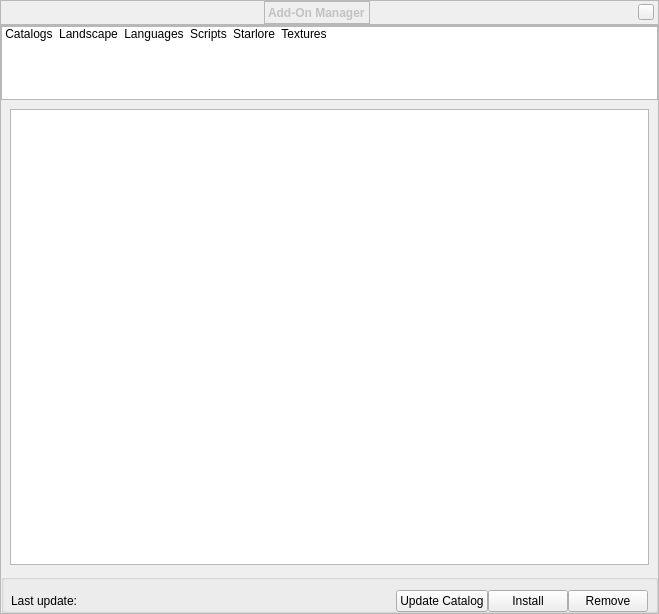
<?xml version="1.0" encoding="UTF-8"?>
<ui version="4.0">
 <class>addonDialogForm</class>
 <widget class="QWidget" name="addonDialogForm">
  <property name="geometry">
   <rect>
    <x>0</x>
    <y>0</y>
    <width>659</width>
    <height>614</height>
   </rect>
  </property>
  <property name="sizePolicy">
   <sizepolicy hsizetype="Expanding" vsizetype="Expanding">
    <horstretch>0</horstretch>
    <verstretch>0</verstretch>
   </sizepolicy>
  </property>
  <property name="font">
   <font/>
  </property>
  <property name="autoFillBackground">
   <bool>false</bool>
  </property>
  <property name="styleSheet">
   <string notr="true"/>
  </property>
  <layout class="QVBoxLayout">
   <property name="spacing">
    <number>0</number>
   </property>
   <property name="leftMargin">
    <number>0</number>
   </property>
   <property name="topMargin">
    <number>0</number>
   </property>
   <property name="rightMargin">
    <number>0</number>
   </property>
   <property name="bottomMargin">
    <number>0</number>
   </property>
   <item>
    <widget class="BarFrame" name="TitleBar">
     <property name="minimumSize">
      <size>
       <width>16</width>
       <height>25</height>
      </size>
     </property>
     <property name="maximumSize">
      <size>
       <width>16777215</width>
       <height>25</height>
      </size>
     </property>
     <property name="font">
      <font/>
     </property>
     <property name="frameShape">
      <enum>QFrame::StyledPanel</enum>
     </property>
     <layout class="QHBoxLayout">
      <property name="leftMargin">
       <number>0</number>
      </property>
      <property name="topMargin">
       <number>0</number>
      </property>
      <property name="rightMargin">
       <number>4</number>
      </property>
      <property name="bottomMargin">
       <number>0</number>
      </property>
      <item>
       <spacer name="horizontalSpacer_2">
        <property name="orientation">
         <enum>Qt::Horizontal</enum>
        </property>
        <property name="sizeHint" stdset="0">
         <size>
          <width>40</width>
          <height>20</height>
         </size>
        </property>
       </spacer>
      </item>
      <item>
       <widget class="QLabel" name="stelWindowTitle">
        <property name="palette">
         <palette>
          <active>
           <colorrole role="WindowText">
            <brush brushstyle="SolidPattern">
             <color alpha="255">
              <red>194</red>
              <green>194</green>
              <blue>195</blue>
             </color>
            </brush>
           </colorrole>
           <colorrole role="Text">
            <brush brushstyle="SolidPattern">
             <color alpha="255">
              <red>194</red>
              <green>194</green>
              <blue>195</blue>
             </color>
            </brush>
           </colorrole>
          </active>
          <inactive>
           <colorrole role="WindowText">
            <brush brushstyle="SolidPattern">
             <color alpha="255">
              <red>194</red>
              <green>194</green>
              <blue>195</blue>
             </color>
            </brush>
           </colorrole>
           <colorrole role="Text">
            <brush brushstyle="SolidPattern">
             <color alpha="255">
              <red>194</red>
              <green>194</green>
              <blue>195</blue>
             </color>
            </brush>
           </colorrole>
          </inactive>
          <disabled>
           <colorrole role="WindowText">
            <brush brushstyle="SolidPattern">
             <color alpha="255">
              <red>194</red>
              <green>194</green>
              <blue>195</blue>
             </color>
            </brush>
           </colorrole>
           <colorrole role="Text">
            <brush brushstyle="SolidPattern">
             <color alpha="255">
              <red>194</red>
              <green>194</green>
              <blue>195</blue>
             </color>
            </brush>
           </colorrole>
          </disabled>
         </palette>
        </property>
        <property name="font">
         <font>
          <weight>75</weight>
          <italic>false</italic>
          <bold>true</bold>
         </font>
        </property>
        <property name="styleSheet">
         <string notr="true"/>
        </property>
        <property name="frameShape">
         <enum>QFrame::StyledPanel</enum>
        </property>
        <property name="lineWidth">
         <number>0</number>
        </property>
        <property name="text">
         <string>Add-On Manager</string>
        </property>
        <property name="indent">
         <number>-1</number>
        </property>
       </widget>
      </item>
      <item>
       <spacer name="horizontalSpacer_3">
        <property name="orientation">
         <enum>Qt::Horizontal</enum>
        </property>
        <property name="sizeHint" stdset="0">
         <size>
          <width>40</width>
          <height>20</height>
         </size>
        </property>
       </spacer>
      </item>
      <item>
       <widget class="QPushButton" name="closeStelWindow">
        <property name="sizePolicy">
         <sizepolicy hsizetype="Fixed" vsizetype="Fixed">
          <horstretch>0</horstretch>
          <verstretch>0</verstretch>
         </sizepolicy>
        </property>
        <property name="minimumSize">
         <size>
          <width>16</width>
          <height>16</height>
         </size>
        </property>
        <property name="maximumSize">
         <size>
          <width>16</width>
          <height>16</height>
         </size>
        </property>
        <property name="focusPolicy">
         <enum>Qt::NoFocus</enum>
        </property>
        <property name="contextMenuPolicy">
         <enum>Qt::DefaultContextMenu</enum>
        </property>
        <property name="text">
         <string/>
        </property>
       </widget>
      </item>
     </layout>
    </widget>
   </item>
   <item>
    <widget class="QFrame" name="addonContent">
     <property name="sizePolicy">
      <sizepolicy hsizetype="Expanding" vsizetype="Expanding">
       <horstretch>0</horstretch>
       <verstretch>0</verstretch>
      </sizepolicy>
     </property>
     <property name="frameShape">
      <enum>QFrame::StyledPanel</enum>
     </property>
     <layout class="QVBoxLayout" name="verticalLayout_5">
      <property name="spacing">
       <number>0</number>
      </property>
      <property name="leftMargin">
       <number>0</number>
      </property>
      <property name="topMargin">
       <number>0</number>
      </property>
      <property name="rightMargin">
       <number>0</number>
      </property>
      <property name="bottomMargin">
       <number>0</number>
      </property>
      <item>
       <widget class="QListWidget" name="stackListWidget">
        <property name="minimumSize">
         <size>
          <width>0</width>
          <height>74</height>
         </size>
        </property>
        <property name="maximumSize">
         <size>
          <width>16777215</width>
          <height>74</height>
         </size>
        </property>
        <property name="focusPolicy">
         <enum>Qt::NoFocus</enum>
        </property>
        <property name="verticalScrollBarPolicy">
         <enum>Qt::ScrollBarAlwaysOff</enum>
        </property>
        <property name="horizontalScrollBarPolicy">
         <enum>Qt::ScrollBarAlwaysOff</enum>
        </property>
        <property name="selectionMode">
         <enum>QAbstractItemView::SingleSelection</enum>
        </property>
        <property name="iconSize">
         <size>
          <width>50</width>
          <height>50</height>
         </size>
        </property>
        <property name="movement">
         <enum>QListView::Static</enum>
        </property>
        <property name="flow">
         <enum>QListView::LeftToRight</enum>
        </property>
        <property name="isWrapping" stdset="0">
         <bool>false</bool>
        </property>
        <property name="resizeMode">
         <enum>QListView::Adjust</enum>
        </property>
        <property name="layoutMode">
         <enum>QListView::SinglePass</enum>
        </property>
        <property name="spacing">
         <number>0</number>
        </property>
        <property name="viewMode">
         <enum>QListView::IconMode</enum>
        </property>
        <property name="uniformItemSizes">
         <bool>false</bool>
        </property>
        <property name="wordWrap">
         <bool>false</bool>
        </property>
        <property name="selectionRectVisible">
         <bool>false</bool>
        </property>
        <item>
         <property name="text">
          <string>Catalogs</string>
         </property>
         <property name="icon">
          <iconset>
           <normalon>:/graphicGui/tabicon-logs.png</normalon>
          </iconset>
         </property>
        </item>
        <item>
         <property name="text">
          <string>Landscape</string>
         </property>
         <property name="icon">
          <iconset>
           <normalon>:/graphicGui/tabicon-landscape.png</normalon>
          </iconset>
         </property>
        </item>
        <item>
         <property name="text">
          <string>Languages</string>
         </property>
         <property name="icon">
          <iconset>
           <normalon>:/graphicGui/tabicon-tools.png</normalon>
          </iconset>
         </property>
        </item>
        <item>
         <property name="text">
          <string>Scripts</string>
         </property>
         <property name="icon">
          <iconset>
           <normalon>:/graphicGui/tabicon-scripts.png</normalon>
          </iconset>
         </property>
        </item>
        <item>
         <property name="text">
          <string>Starlore</string>
         </property>
         <property name="icon">
          <iconset>
           <normalon>:/graphicGui/tabicon-starlore.png</normalon>
          </iconset>
         </property>
        </item>
        <item>
         <property name="text">
          <string>Textures</string>
         </property>
         <property name="icon">
          <iconset>
           <normalon>:/graphicGui/tabicon-sky.png</normalon>
          </iconset>
         </property>
        </item>
       </widget>
      </item>
      <item>
       <widget class="QStackedWidget" name="stackedWidget">
        <property name="sizePolicy">
         <sizepolicy hsizetype="Expanding" vsizetype="Expanding">
          <horstretch>0</horstretch>
          <verstretch>0</verstretch>
         </sizepolicy>
        </property>
        <property name="currentIndex">
         <number>4</number>
        </property>
        <widget class="QWidget" name="catalogs">
         <layout class="QVBoxLayout" name="verticalLayout">
          <item>
           <widget class="QTableView" name="catalogsTableView"/>
          </item>
         </layout>
        </widget>
        <widget class="QWidget" name="landscape">
         <property name="maximumSize">
          <size>
           <width>16777215</width>
           <height>16777215</height>
          </size>
         </property>
         <layout class="QVBoxLayout" name="verticalLayout_2">
          <item>
           <widget class="QTableView" name="landscapeTableView">
            <property name="minimumSize">
             <size>
              <width>0</width>
              <height>455</height>
             </size>
            </property>
            <property name="focusPolicy">
             <enum>Qt::NoFocus</enum>
            </property>
            <property name="lineWidth">
             <number>0</number>
            </property>
           </widget>
          </item>
         </layout>
        </widget>
        <widget class="QWidget" name="language">
         <layout class="QVBoxLayout" name="verticalLayout_3">
          <item>
           <widget class="QTableView" name="languageTableView"/>
          </item>
         </layout>
        </widget>
        <widget class="QWidget" name="scripts">
         <layout class="QVBoxLayout" name="verticalLayout_4">
          <item>
           <widget class="QTableView" name="scriptsTableView"/>
          </item>
         </layout>
        </widget>
        <widget class="QWidget" name="starlore">
         <layout class="QVBoxLayout" name="verticalLayout_6">
          <item>
           <widget class="QTableView" name="starloreTbleView"/>
          </item>
         </layout>
        </widget>
        <widget class="QWidget" name="textures">
         <layout class="QVBoxLayout" name="verticalLayout_7">
          <item>
           <widget class="QTableView" name="texturesTableView"/>
          </item>
         </layout>
        </widget>
       </widget>
      </item>
      <item>
       <widget class="QGroupBox" name="groupBox">
        <property name="sizePolicy">
         <sizepolicy hsizetype="MinimumExpanding" vsizetype="Minimum">
          <horstretch>0</horstretch>
          <verstretch>0</verstretch>
         </sizepolicy>
        </property>
        <property name="styleSheet">
         <string notr="true">QGroupBox {padding-top: 15px;}</string>
        </property>
        <property name="alignment">
         <set>Qt::AlignLeading|Qt::AlignLeft|Qt::AlignVCenter</set>
        </property>
        <layout class="QHBoxLayout" name="horizontalLayout_6">
         <property name="spacing">
          <number>0</number>
         </property>
         <property name="topMargin">
          <number>0</number>
         </property>
         <property name="bottomMargin">
          <number>0</number>
         </property>
         <item>
          <widget class="QLabel" name="lblLastUpdate">
           <property name="sizePolicy">
            <sizepolicy hsizetype="Minimum" vsizetype="Preferred">
             <horstretch>0</horstretch>
             <verstretch>0</verstretch>
            </sizepolicy>
           </property>
           <property name="text">
            <string>Last update: </string>
           </property>
          </widget>
         </item>
         <item>
          <widget class="QLabel" name="txtLastUpdate">
           <property name="sizePolicy">
            <sizepolicy hsizetype="MinimumExpanding" vsizetype="Preferred">
             <horstretch>0</horstretch>
             <verstretch>0</verstretch>
            </sizepolicy>
           </property>
           <property name="text">
            <string/>
           </property>
          </widget>
         </item>
         <item>
          <widget class="QPushButton" name="btnUpdate">
           <property name="text">
            <string>Update Catalog</string>
           </property>
          </widget>
         </item>
         <item>
          <widget class="QPushButton" name="btnInstall">
           <property name="text">
            <string>Install</string>
           </property>
          </widget>
         </item>
         <item>
          <widget class="QPushButton" name="btnRemove">
           <property name="text">
            <string>Remove</string>
           </property>
          </widget>
         </item>
        </layout>
       </widget>
      </item>
     </layout>
    </widget>
   </item>
  </layout>
 </widget>
 <customwidgets>
  <customwidget>
   <class>BarFrame</class>
   <extends>QFrame</extends>
   <header>Dialog.hpp</header>
   <container>1</container>
  </customwidget>
 </customwidgets>
 <resources/>
 <connections/>
</ui>
